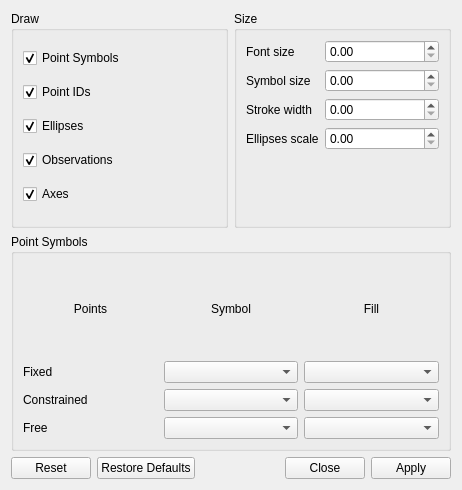
<?xml version="1.0" encoding="UTF-8"?>
<ui version="4.0">
 <class>DrawSettings</class>
 <widget class="QWidget" name="DrawSettings">
  <property name="geometry">
   <rect>
    <x>0</x>
    <y>0</y>
    <width>462</width>
    <height>490</height>
   </rect>
  </property>
  <property name="windowTitle">
   <string>Form</string>
  </property>
  <layout class="QGridLayout" name="gridLayout_3">
   <item row="0" column="0">
    <layout class="QVBoxLayout" name="verticalLayout_3">
     <item>
      <layout class="QHBoxLayout" name="horizontalLayout_2">
       <item>
        <widget class="QGroupBox" name="groupBoxDrawSelection">
         <property name="title">
          <string>Draw</string>
         </property>
         <layout class="QVBoxLayout" name="verticalLayout">
          <item>
           <widget class="QCheckBox" name="checkBoxDrawPointSymbols">
            <property name="text">
             <string>Point Symbols</string>
            </property>
            <property name="checked">
             <bool>true</bool>
            </property>
           </widget>
          </item>
          <item>
           <widget class="QCheckBox" name="checkBoxDrawPointIDs">
            <property name="text">
             <string>Point IDs</string>
            </property>
            <property name="checked">
             <bool>true</bool>
            </property>
           </widget>
          </item>
          <item>
           <widget class="QCheckBox" name="checkBoxDrawEllipses">
            <property name="text">
             <string>Ellipses</string>
            </property>
            <property name="checked">
             <bool>true</bool>
            </property>
           </widget>
          </item>
          <item>
           <widget class="QCheckBox" name="checkBoxDrawObservations">
            <property name="text">
             <string>Observations</string>
            </property>
            <property name="checked">
             <bool>true</bool>
            </property>
           </widget>
          </item>
          <item>
           <widget class="QCheckBox" name="checkBoxDrawAxes">
            <property name="text">
             <string>Axes</string>
            </property>
            <property name="checked">
             <bool>true</bool>
            </property>
           </widget>
          </item>
         </layout>
        </widget>
       </item>
       <item>
        <widget class="QGroupBox" name="groupBoxSizeSelection">
         <property name="title">
          <string>Size</string>
         </property>
         <layout class="QVBoxLayout" name="verticalLayout_2">
          <item>
           <layout class="QFormLayout" name="formLayout">
            <property name="fieldGrowthPolicy">
             <enum>QFormLayout::AllNonFixedFieldsGrow</enum>
            </property>
            <item row="0" column="0">
             <widget class="QLabel" name="labelFontSize">
              <property name="text">
               <string>Font size</string>
              </property>
             </widget>
            </item>
            <item row="2" column="0">
             <widget class="QLabel" name="labelStrokeWidth">
              <property name="text">
               <string>Stroke width</string>
              </property>
             </widget>
            </item>
            <item row="1" column="0">
             <widget class="QLabel" name="labelSymbolSize">
              <property name="text">
               <string>Symbol size</string>
              </property>
             </widget>
            </item>
            <item row="0" column="1">
             <widget class="QDoubleSpinBox" name="doubleSpinBoxFontSize"/>
            </item>
            <item row="1" column="1">
             <widget class="QDoubleSpinBox" name="doubleSpinBoxSymbolSize">
              <property name="enabled">
               <bool>true</bool>
              </property>
             </widget>
            </item>
            <item row="2" column="1">
             <widget class="QDoubleSpinBox" name="doubleSpinBoxStrokeWidth"/>
            </item>
            <item row="3" column="0">
             <widget class="QLabel" name="labelEllipsesScale">
              <property name="text">
               <string>Ellipses scale</string>
              </property>
             </widget>
            </item>
            <item row="3" column="1">
             <widget class="QDoubleSpinBox" name="doubleSpinBoxEllipsesScale"/>
            </item>
           </layout>
          </item>
         </layout>
        </widget>
       </item>
      </layout>
     </item>
     <item>
      <widget class="QGroupBox" name="groupBoxPointSymbols">
       <property name="title">
        <string>Point Symbols</string>
       </property>
       <layout class="QGridLayout" name="gridLayout_2">
        <item row="0" column="0">
         <layout class="QGridLayout" name="gridLayout">
          <item row="2" column="2">
           <widget class="QComboBox" name="comboBoxConstrainedFill"/>
          </item>
          <item row="2" column="1">
           <widget class="QComboBox" name="comboBoxConstrainedSymbol"/>
          </item>
          <item row="0" column="1">
           <widget class="QLabel" name="labelSymbol">
            <property name="text">
             <string>Symbol</string>
            </property>
            <property name="alignment">
             <set>Qt::AlignCenter</set>
            </property>
           </widget>
          </item>
          <item row="0" column="0">
           <widget class="QLabel" name="labelPoints">
            <property name="text">
             <string>Points</string>
            </property>
            <property name="alignment">
             <set>Qt::AlignCenter</set>
            </property>
           </widget>
          </item>
          <item row="2" column="0">
           <widget class="QLabel" name="labelConstrainedPoints">
            <property name="text">
             <string>Constrained</string>
            </property>
           </widget>
          </item>
          <item row="1" column="0">
           <widget class="QLabel" name="labelFixedPoints">
            <property name="text">
             <string>Fixed</string>
            </property>
           </widget>
          </item>
          <item row="3" column="1">
           <widget class="QComboBox" name="comboBoxFreeSymbol"/>
          </item>
          <item row="1" column="1">
           <widget class="QComboBox" name="comboBoxFixedSymbol"/>
          </item>
          <item row="0" column="2">
           <widget class="QLabel" name="labelFill">
            <property name="text">
             <string>Fill</string>
            </property>
            <property name="alignment">
             <set>Qt::AlignCenter</set>
            </property>
           </widget>
          </item>
          <item row="3" column="0">
           <widget class="QLabel" name="labelPointsFree">
            <property name="text">
             <string>Free</string>
            </property>
           </widget>
          </item>
          <item row="1" column="2">
           <widget class="QComboBox" name="comboBoxFixedFill"/>
          </item>
          <item row="3" column="2">
           <widget class="QComboBox" name="comboBoxFreeFill"/>
          </item>
         </layout>
        </item>
       </layout>
      </widget>
     </item>
     <item>
      <widget class="QDialogButtonBox" name="buttonBox">
       <property name="standardButtons">
        <set>QDialogButtonBox::Apply|QDialogButtonBox::Close|QDialogButtonBox::Reset|QDialogButtonBox::RestoreDefaults</set>
       </property>
      </widget>
     </item>
    </layout>
   </item>
  </layout>
 </widget>
 <resources/>
 <connections/>
</ui>
